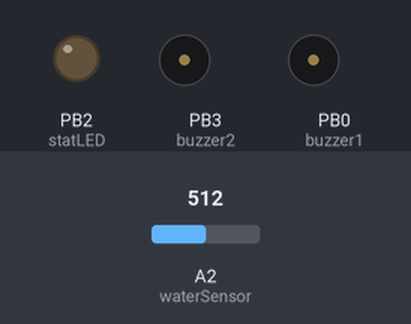
Bench run of a sketch on a simulated ATtiny85, built with avr-gcc and run on an emulated ATtiny85. Shown: output pins drawn as LEDs (lit = HIGH), buzzer (waves = sounding, pin HIGH). The inputs (shaded band) are chosen by the test bench; at power-on: A2 (waterSensor) = 512. Sleep ends after the set time or at an interrupt; no radio packets arrive unless stated.

Above: at 0.4 s.
At 0.9 s:
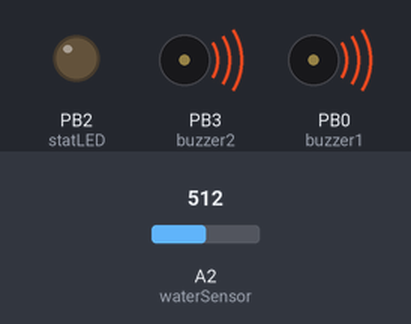
Timing chart, 0 to 2.7 s (numbered marks = the images above):
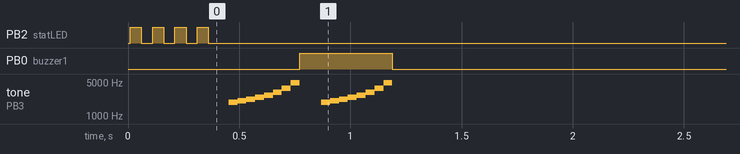

The sketch:

NoWaterNoNo.ino
```cpp
// (licence header left out)
#include <avr/sleep.h> //Needed for sleep_mode
#include <avr/wdt.h> //Needed to enable/disable watch dog timer
#include <VirtualWire.h>

// radio stuff
int RF_TX_PIN = 1;
const char *heartbeat = "SENSE00OK";
const char *water = "SENSE00WATER";
int helpAlerted = 0; // keeps track of wether we've send alert or not

//Pin definitions for ATtiny
const byte buzzer1 = 0;
const byte buzzer2 = 3;
const byte statLED = 2;
const byte waterSensor = A2; // pin 4

//This is the average analog value found during startup. Usually ~995
//When hit with water, the analog value will drop to ~400. A diff of 100 is good.
int waterAvg = 0;
int maxDifference = 100; //A diff of more than 100 in the analog value will trigger the system.
int wdt_counter = 0;
//This runs each time the watch dog wakes us up from sleep
ISR(WDT_vect) {
  //Don't do anything. This is just here so that we wake up.
  wdt_counter++;
}

void setup()
{

  pinMode(buzzer1, OUTPUT);
  pinMode(buzzer2, OUTPUT);
  pinMode(statLED, OUTPUT);
  pinMode(RF_TX_PIN, OUTPUT);
  vw_set_tx_pin(RF_TX_PIN); // Setup transmit pin
  vw_setup(2000); // Transmission speed in bits per second.
  delay(10);

  //pinMode(waterSensor, INPUT_PULLUP);
  pinMode(4, INPUT); //When setting the pin mode we have to use 4 instead of A2
  digitalWrite(4, HIGH); //Hack for getting around INPUT_PULLUP

  //Take a series of readings from the water sensor and average them
  waterAvg = 0;
  for(int x = 0 ; x < 8 ; x++)  {
    waterAvg += analogRead(waterSensor);

    //During power up, blink the LED to let the world know we're alive
    if(digitalRead(statLED) == LOW)
      digitalWrite(statLED, HIGH);
    else
      digitalWrite(statLED, LOW);
    delay(50);
  }
  waterAvg /= 8;
  //During power up, beep the buzzer to verify function
  alarmSound();
  delay(100);
  alarmSound();

  digitalWrite(buzzer1, LOW);
  digitalWrite(buzzer2, LOW);
  digitalWrite(statLED, LOW);

  // send heartbeat - the function will send it x times
  sendMsg(heartbeat);
  //Power down various bits of hardware to lower power usage
  set_sleep_mode(SLEEP_MODE_PWR_DOWN); //Power down everything, wake up from WDT
  sleep_enable();
}

void loop()
{
 ADCSRA &= ~(1<<ADEN); //Disable ADC, saves ~230uA
 setup_watchdog(9); //Setup watchdog to go off after 8sec
 sleep_mode(); //Go to sleep! Wake up 8sec later and check water
  //Check for water
  ADCSRA |= (1<<ADEN); //Enable ADC
  delay(10); // wait a tiny bit
  int waterDifference = abs(analogRead(waterSensor) - waterAvg);

  if(waterDifference > maxDifference) {
    wdt_disable(); //Turn off the WDT!!
    wdt_counter = 0;
    long startTime = millis(); //Record the current time
    long timeSinceBlink = millis(); //Record the current time for blinking
    digitalWrite(statLED, HIGH); //Start out with the uh-oh LED on

    //Loop until we don't detect water AND 2 seconds of alarm have completed
    while(waterDifference > maxDifference || (millis() - startTime) < 2000)
    {
      alarmSound(); //Make noise!! // maybe only do this once in a while instead of all the time

      if(millis() - timeSinceBlink > 100) //Toggle the LED every 100ms
      {
        timeSinceBlink = millis();

        if(digitalRead(statLED) == LOW)
          digitalWrite(statLED, HIGH);
        else
          digitalWrite(statLED, LOW);
      }

      waterDifference = abs(analogRead(waterSensor) - waterAvg); //Take a new reading
      // add a timeout-thing here and send out audible alarm + radio once every X minutes
      if (!helpAlerted) {
        sendMsg(water); // send watermsg - we should probably limit this one to 1-2x transmissions and cut down on the
        helpAlerted = 1;              // audible alarm too?
      }
    } //Loop until we don't detect water AND 2 seconds of alarm have completed
    sendMsg(heartbeat); // send OK-msg when the water goes away.
    helpAlerted = 0;
    digitalWrite(buzzer1, LOW);
    digitalWrite(buzzer2, LOW);
    digitalWrite(statLED, LOW); //No more alarm. Turn off LED
  }
  if (wdt_counter >= 4) { // send heart beat every 4 times we wake up
    // send heart beat to control
    sendMsg(heartbeat);
    wdt_counter = 0;
  }
}

//This is just a unique (annoying) sound we came up with, there is no magic to it
//Comes from the Simon Says game/kit actually: https://www.sparkfun.com/products/10547
//250us to 79us
void alarmSound(void)
{
  // Toggle the buzzer at various speeds
  for (byte x = 250 ; x > 70 ; x--)
  {
    for (byte y = 0 ; y < 5 ; y++)
    {
      digitalWrite(buzzer2, HIGH);
      digitalWrite(buzzer1, LOW);
      delayMicroseconds(x);

      digitalWrite(buzzer2, LOW);
      digitalWrite(buzzer1, HIGH);
      delayMicroseconds(x);
    }
  }
}

//Sets the watchdog timer to wake us up, but not reset
//0=16ms, 1=32ms, 2=64ms, 3=128ms, 4=250ms, 5=500ms
//6=1sec, 7=2sec, 8=4sec, 9=8sec
//From: http://interface.khm.de/index.php/lab/experiments/sleep_watchdog_battery/
void setup_watchdog(int timerPrescaler) {

  if (timerPrescaler > 9 ) timerPrescaler = 9; //Limit incoming amount to legal settings

  byte bb = timerPrescaler & 7;
  if (timerPrescaler > 7) bb |= (1<<5); //Set the special 5th bit if necessary

  //This order of commands is important and cannot be combined
  MCUSR &= ~(1<<WDRF); //Clear the watch dog reset
  WDTCR |= (1<<WDCE) | (1<<WDE); //Set WD_change enable, set WD enable
  WDTCR = bb; //Set new watchdog timeout value
  WDTCR |= _BV(WDIE); //Set the interrupt enable, this will keep unit from resetting after each int
}

void sendMsg(const char *m) {
    for (int i = 0; i< 5; i++) {
    vw_send((uint8_t *)m, strlen(m));  // Send msg
    vw_wait_tx();
  }
}
```
